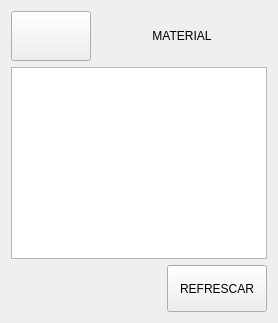
               <widget class="QWidget" name="pproduccion_material">
                <layout class="QVBoxLayout" name="verticalLayout_20">
                 <item>
                  <layout class="QHBoxLayout" name="horizontalLayout_12">
                   <item>
                    <widget class="QPushButton" name="bt_back_material">
                     <property name="minimumSize">
                      <size>
                       <width>80</width>
                       <height>50</height>
                      </size>
                     </property>
                     <property name="maximumSize">
                      <size>
                       <width>80</width>
                       <height>50</height>
                      </size>
                     </property>
                     <property name="text">
                      <string/>
                     </property>
                     <property name="icon">
                      <iconset>
                       <normaloff>imagenes_gui/flecha_izquierda_blanca.svg</normaloff>imagenes_gui/flecha_izquierda_blanca.svg</iconset>
                     </property>
                     <property name="iconSize">
                      <size>
                       <width>40</width>
                       <height>40</height>
                      </size>
                     </property>
                    </widget>
                   </item>
                   <item>
                    <widget class="QLabel" name="label_17">
                     <property name="sizePolicy">
                      <sizepolicy hsizetype="Preferred" vsizetype="Preferred">
                       <horstretch>0</horstretch>
                       <verstretch>0</verstretch>
                      </sizepolicy>
                     </property>
                     <property name="minimumSize">
                      <size>
                       <width>120</width>
                       <height>50</height>
                      </size>
                     </property>
                     <property name="maximumSize">
                      <size>
                       <width>10000</width>
                       <height>50</height>
                      </size>
                     </property>
                     <property name="text">
                      <string>MATERIAL</string>
                     </property>
                     <property name="alignment">
                      <set>Qt::AlignCenter</set>
                     </property>
                    </widget>
                   </item>
                  </layout>
                 </item>
                 <item>
                  <widget class="QTableWidget" name="table_material"/>
                 </item>
                 <item>
                  <layout class="QHBoxLayout" name="horizontalLayout_33">
                   <item>
                    <spacer name="horizontalSpacer_11">
                     <property name="orientation">
                      <enum>Qt::Horizontal</enum>
                     </property>
                     <property name="sizeHint" stdset="0">
                      <size>
                       <width>40</width>
                       <height>20</height>
                      </size>
                     </property>
                    </spacer>
                   </item>
                   <item>
                    <widget class="QPushButton" name="bt_refrescar_material">
                     <property name="minimumSize">
                      <size>
                       <width>100</width>
                       <height>47</height>
                      </size>
                     </property>
                     <property name="text">
                      <string>REFRESCAR</string>
                     </property>
                    </widget>
                   </item>
                  </layout>
                 </item>
                </layout>
               </widget>
